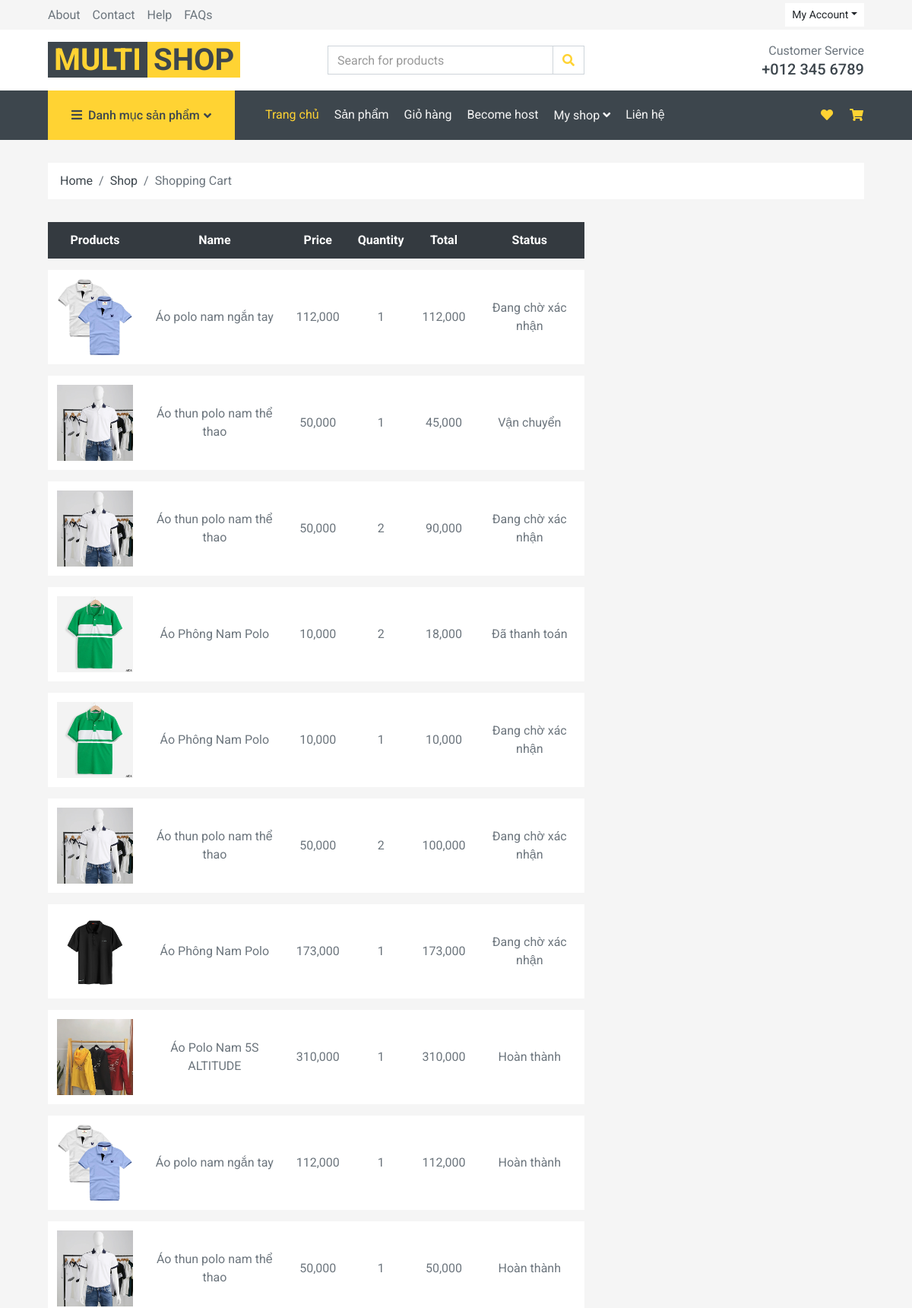
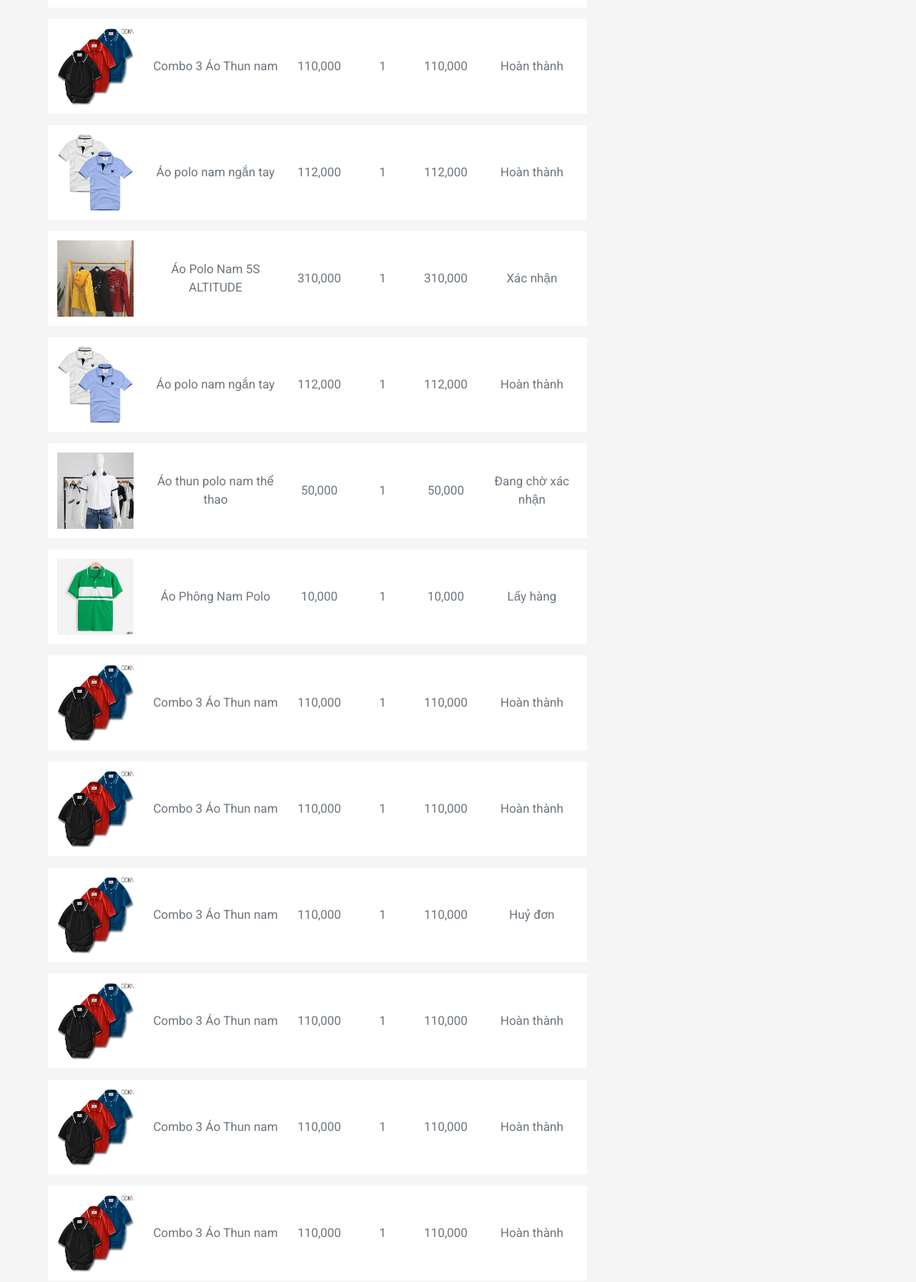
Page /order (signed in, upper part) on the committed database (2 pictures, top to bottom).
### ecommerce/models.py (models this page shows, shortened)
class OrderDetail(models.Model):
    order_detail_id = models.AutoField(primary_key=True)
    order_id = models.ForeignKey(Order, models.DO_NOTHING)
    product = models.ForeignKey(Product, models.DO_NOTHING)
    product_quantity = models.IntegerField(blank=True, null=True)
    discount = models.ForeignKey(Coupon, models.DO_NOTHING)
    order_detail_date = models.DateTimeField(blank=True, null=True)
    status = models.TextField(blank=True, null=True)
    class Meta:
        managed = True
        db_table = 'order_detail'
    def price_order(self):
        return (self.product.product_price_new * self.product_quantity) * (100 - self.discount.decrease) / 100

class Product(models.Model):
    product_id = models.AutoField(primary_key=True)
    cate_id = models.ForeignKey(Category, models.DO_NOTHING)
    product_name = models.TextField(blank=True, null=True)
    product_price = models.IntegerField(blank=True, null=True)
    product_price_new = models.IntegerField(blank=True, null=True)
    product_quantity = models.IntegerField(blank=True, null=True)
    product_detail = models.TextField(blank=True, null=True)
    product_status = models.BooleanField(blank=True, null=True)
    rate = models.TextField(blank=True, null=True)
    description = models.TextField(blank=True, null=True)
    information = models.TextField(blank=True, null=True)
    review = models.TextField(blank=True, null=True)
    image_path = models.TextField(blank=True, null=True)
    type = models.TextField(blank=True, null=True)
    class Meta:
        managed = True
        db_table = 'product'

class Coupon(models.Model):
    coupon = models.TextField(blank=True, null=True)
    status = models.IntegerField(blank=True, null=True)
    decrease = models.IntegerField(blank=True, null=True)
    class Meta:
        managed = True
        db_table = 'coupon'

### ecommerce/views.py (the view)
# urls.py: path('order', order, name='order'),
@login_required
def order(request):
    order = Order.objects.filter(user=request.user).values()
    order_ids = [item['order_id'] for item in order]
    order_items = OrderDetail.objects.filter(order_id__in=order_ids).order_by('-order_detail_date')
    return render(request, 'home/order.html', {'order_items':order_items})

### ecommerce/templatetags/custom_filter.py (called while the page is built)
@register.filter
def format_price(value):
    return intcomma(int(value))

### templates/home/order.html (shortened to what this page needs)
{% extends "home/base.html" %}
{% load static %}
{% load custom_filter %}
{% block placeholder %}
<body>
    <div class="container-fluid">
        <div class="row px-xl-5">
            <div class="col-12">
                <nav class="breadcrumb bg-light mb-30">
                    <a class="breadcrumb-item text-dark" href="#">Home</a>
                    <a class="breadcrumb-item text-dark" href="#">Shop</a>
                    <span class="breadcrumb-item active">Shopping Cart</span>
                </nav>
            </div>
        </div>
    </div>
    <div class="container-fluid">
        <form id="cart_form" action="/checkout" method="post">
        <div class="row px-xl-5">
            <div class="col-lg-8 table-responsive mb-5">
                <table class="table table-light table-borderless table-hover text-center mb-0">
                    <thead class="thead-dark">
                        <tr>
                            <th>Products</th>
                            <th>Name</th>
                            <th>Price</th>
                            <th>Quantity</th>
                            <th>Total</th>
                            <th>Status</th>
                        </tr>
                    </thead>
                    <tbody class="align-middle">
                        {% for order in order_items %}
                            <tr>
                                <td class="align-middle"><img src="{% static 'img/product' %}/{{ order.product.image_path}}" style="width: 100px;"></td>
                                <td class="align-middle">{{ order.product.product_name }}</td>
                                <td class="align-middle">{{ order.product.product_price_new|format_price }}</td>
                                <td class="align-middle">{{ order.product_quantity }}</td>
                                <td class="align-middle">{{ order.price_order|format_price }}</td>
                                <td class="align-middle">{{ order.status }}</td>
                            </tr>
                        {% endfor %}
                    </tbody>
                </table>
            </div>
            </div>
        </form>
        </div>
{% endblock %}

### rows in the picture
OrderDetail: product.image_path (picture), product.product_name "Áo polo nam ngắn tay", product.product_price_new "112,000", product_quantity "1", price_order "112,000", status "Đang chờ xác nhận"
OrderDetail: product.image_path (picture), product.product_name "Áo thun polo nam thể thao", product.product_price_new "50,000", product_quantity "1", price_order "45,000", status "Vận chuyển"
OrderDetail: product.image_path (picture), product.product_name "Áo thun polo nam thể thao", product.product_price_new "50,000", product_quantity "2", price_order "90,000", status "Đang chờ xác nhận"
OrderDetail: product.image_path (picture), product.product_name "Áo Phông Nam Polo", product.product_price_new "10,000", product_quantity "2", price_order "18,000", status "Đã thanh toán"
OrderDetail: product.image_path (picture), product.product_name "Áo Phông Nam Polo", product.product_price_new "10,000", product_quantity "1", price_order "10,000", status "Đang chờ xác nhận"
OrderDetail: product.image_path (picture), product.product_name "Áo thun polo nam thể thao", product.product_price_new "50,000", product_quantity "2", price_order "100,000", status "Đang chờ xác nhận"
OrderDetail: product.image_path (picture), product.product_name "Áo Phông Nam Polo", product.product_price_new "173,000", product_quantity "1", price_order "173,000", status "Đang chờ xác nhận"
OrderDetail: product.image_path (picture), product.product_name "Áo Polo Nam 5S ALTITUDE", product.product_price_new "310,000", product_quantity "1", price_order "310,000", status "Hoàn thành"
OrderDetail: product.image_path (picture), product.product_name "Áo polo nam ngắn tay", product.product_price_new "112,000", product_quantity "1", price_order "112,000", status "Hoàn thành"
OrderDetail: product.image_path (picture), product.product_name "Áo thun polo nam thể thao", product.product_price_new "50,000", product_quantity "1", price_order "50,000", status "Hoàn thành"
OrderDetail: product.image_path (picture), product.product_name "Combo 3 Áo Thun nam", product.product_price_new "110,000", product_quantity "1", price_order "110,000", status "Hoàn thành"
OrderDetail: product.image_path (picture), product.product_name "Áo polo nam ngắn tay", product.product_price_new "112,000", product_quantity "1", price_order "112,000", status "Hoàn thành"
OrderDetail: product.image_path (picture), product.product_name "Áo Polo Nam 5S ALTITUDE", product.product_price_new "310,000", product_quantity "1", price_order "310,000", status "Xác nhận"
OrderDetail: product.image_path (picture), product.product_name "Áo polo nam ngắn tay", product.product_price_new "112,000", product_quantity "1", price_order "112,000", status "Hoàn thành"
OrderDetail: product.image_path (picture), product.product_name "Áo thun polo nam thể thao", product.product_price_new "50,000", product_quantity "1", price_order "50,000", status "Đang chờ xác nhận"
OrderDetail: product.image_path (picture), product.product_name "Áo Phông Nam Polo", product.product_price_new "10,000", product_quantity "1", price_order "10,000", status "Lấy hàng"
OrderDetail: product.image_path (picture), product.product_name "Combo 3 Áo Thun nam", product.product_price_new "110,000", product_quantity "1", price_order "110,000", status "Hoàn thành"
OrderDetail: product.image_path (picture), product.product_name "Combo 3 Áo Thun nam", product.product_price_new "110,000", product_quantity "1", price_order "110,000", status "Hoàn thành"
OrderDetail: product.image_path (picture), product.product_name "Combo 3 Áo Thun nam", product.product_price_new "110,000", product_quantity "1", price_order "110,000", status "Huỷ đơn"
OrderDetail: product.image_path (picture), product.product_name "Combo 3 Áo Thun nam", product.product_price_new "110,000", product_quantity "1", price_order "110,000", status "Hoàn thành"
OrderDetail: product.image_path (picture), product.product_name "Combo 3 Áo Thun nam", product.product_price_new "110,000", product_quantity "1", price_order "110,000", status "Hoàn thành"
OrderDetail: product.image_path (picture), product.product_name "Combo 3 Áo Thun nam", product.product_price_new "110,000", product_quantity "1", price_order "110,000", status "Hoàn thành"
